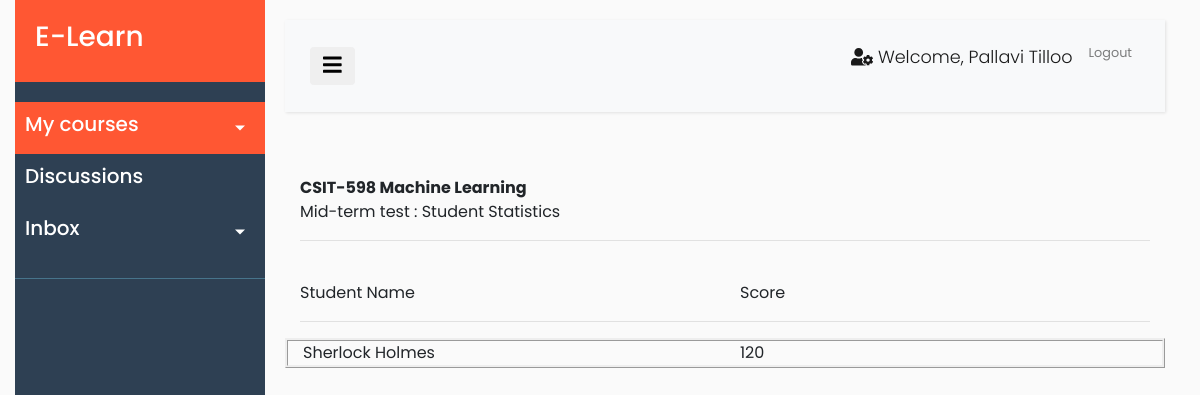
The page /studentstats/33 (signed in) on the database its author committed.
### ELearn/models.py (models this page shows, shortened)
class Assessment(models.Model):
    assess_id = models.AutoField(primary_key=True)
    assess_name = models.CharField("Assessment Name", max_length=255, blank=False, null=False)
    assess_points = models.IntegerField("Assessment Points", blank=False, null=False, default=100)
    assess_time_limit = models.IntegerField("Time limit (mins.)", default=120, blank=False)
    course = models.ForeignKey(Course, on_delete=models.CASCADE)
    module = models.CharField("Module ID", max_length=255)
    is_published = models.BooleanField("Published", default=False)

class Course(models.Model):
    course_id = models.CharField("Course ID", max_length=255, blank=False, null=False, unique=True)
    course_name = models.CharField("Course Name", max_length=255, blank=False, null=False, unique=True)
    course_desc = models.TextField("Course Description", blank=True)
    instructor = models.ForeignKey(User, db_column="user", null=True, on_delete=models.SET_NULL)
    days = models.CharField("Day", max_length=255)
    timing = models.CharField("Timing", max_length=255)
    mode = models.CharField("Instruction Mode", max_length=255)

### ELearn/views.py (the view)
# urls.py: path("studentstats/<str:module_id>", views.view_student_stats, name="studentstats"),
def view_student_stats(request, module_id):
	assessment = Assessment.objects.get(module=module_id)
	assess_attempts = Assessment_Attempt.objects.filter(assessment=assessment.assess_id)
	student_scores = Assessment_Attempt.objects.filter(assessment=assessment.assess_id).values('attempt_user__first_name','attempt_user__last_name', 'attempt_user__username').annotate(Sum('result'))
	return render(request, "ELearn/student_stats.html", {"assessment":assessment, "assess_attempts":assess_attempts, "student_scores":student_scores})

### ELearn/context_processors.py (called while the page is built)
def get_courses(request):
    course_list = []
    if request.user.is_authenticated:
        current_user = request.user
        course_list = Course.objects.filter(instructor=current_user)
    return{
        'CURRENT_USER_COURSES' : course_list,
    }

### ELearn/templates/ELearn/student_stats.html (shortened to what this page needs)
{% extends "ELearn/layout.html" %}
{% block content %}
{% load static %}
<div class="container">
    <div class="row">
        <div class="col">
            <strong>{{ assessment.course.course_id }} {{ assessment.course.course_name }}</strong>
        </div>
    </div>
    <div class="row">
        <div class="col">
            {{ assessment.assess_name }} : Student Statistics
        </div>
    </div>
    <hr/>
    <br/>
    <div class="row">
        <div class="col-6">
            Student Name
        </div>
        <div class="col-6">
            Score
        </div>
    </div>
    <hr/>
    {% for entry in student_scores %}
    <div class="row" style="border-style:ridge">
        <div class="col-6" style="border: brown;">
            <a href="#">{{ entry.attempt_user__first_name }} {{ entry.attempt_user__last_name }}</a>
        </div>
        <div class="col-6" style="border: brown;">
            {{ entry.result__sum }}
        </div>
    </div>
    {% endfor %}
</div>
{% endblock %}

### ELearn/templates/ELearn/layout.html (shortened to what this page needs)
<!DOCTYPE html>
<html>
<head>
    {% load static %}
    <link rel="stylesheet" href="https://stackpath.bootstrapcdn.com/bootstrap/4.1.0/css/bootstrap.min.css">
    <link rel="stylesheet" type="text/css" href="{% static 'ELearn/ELearn_Styles.css' %}">
</head>
<body>
    {% if user.is_authenticated %}
    <div class="container-fluid">
        <div class="wrapper">
            <nav id="sidebar">
                <div class="sidebar-header">
                    <a href="{% url 'home' %}">
                        <h3>E-Learn</h3>
                    </a>
                </div>
                <ul class="list-unstyled components">
                    <li class="active">
                        <a href="#homeSubmenu" data-toggle="collapse" aria-expanded="false" class="dropdown-toggle" title="Courses">
                            <div id="sidebar-components">
                                <h5>My courses</h5>
                            </div>
                        </a>
                    </li>
                    <li>
                        <div id="sidebar-components">
                            <a href="#" title="Discussions">
                                <h5>Discussions</h5>
                            </a>
                        </div>
                    </li>
                    <li>
                        <div id="sidebar-components">
                            <a href="#pageSubmenu" data-toggle="collapse" aria-expanded="false" class="dropdown-toggle" title="Inbox">
                                <div id="sidebar-components">
                                    <h5>Inbox</h5>
                                </div>
                            </a>
                        </div>
                    </li>
                </ul>
            </nav>
            <div id="content">
                <nav class="navbar navbar-expand-lg navbar-light bg-light">
                    <div class="container-fluid">
                        <button type="button" id="sidebarCollapse" class="btn">
                            <i class="fas fa-bars fa-lg"></i>
                        </button>
                        <div class="collapse navbar-collapse" id="navbarSupportedContent">
                            <ul class="nav navbar-nav ml-auto">
                                <li class="nav-item active">
                                    <p class="nav-link"><i class='fas fa-user-cog user-icon'></i> Welcome, {{ user.first_name }} {{ user.last_name }}</p>
                                </li>
                                <li class="nav-item active">
                                    <small><a class="nav-link" href="{% url 'logout' %}">Logout</a></small>
                                </li>
                            </ul>
                        </div>
                    </div>
                </nav>
                <br/>
                {% block content %}
                {% endblock %}
            </div>
        </div>
    </div>
    {% else %}
        <meta http-equiv="refresh" content="0; URL='login'" />
    {% endif %}
</body>
</html>

### ELearn/static/ELearn/ELearn_Styles.css (style rules this page uses)
body { font-family: 'Poppins', sans-serif; background: #fafafa; }
p { font-family: 'Poppins', sans-serif; font-size: 1.1em; font-weight: 300; line-height: 1.7em; color: #999; }
a, a:hover, a:focus { color: inherit; text-decoration: none; transition: all 0.3s; }
.navbar { padding: 15px 10px; background: #fff; border: none; border-radius: 0; margin-bottom: 40px; box-shadow: 1px 1px 3px rgba(0, 0, 0, 0.1); }
.wrapper { display: flex; align-items: stretch; }
#sidebar { min-width: 250px; max-width: 250px; background: #2E4053; color: #fff; transition: all 0.3s; }
#sidebar ul li a { text-align: left; }
#sidebar .sidebar-header { padding: 20px; background: #FF5733; }
#sidebar ul.components { padding: 20px 0; border-bottom: 1px solid #47748b; }
#sidebar ul li a { padding: 10px; font-size: 1.1em; display: block; }
#sidebar ul li.active>a, a[aria-expanded="true"] { color: #fff; background: #FF5733; }
a[data-toggle="collapse"] { position: relative; }
.dropdown-toggle::after { display: block; position: absolute; top: 50%; right: 20px; transform: translateY(-50%); }
#content { width: 100%; padding: 20px; min-height: 100vh; transition: all 0.3s; }

### rows shown on the page
Assessment: course.course_id "CSIT-598", course.course_name "Machine Learning", assess_name "Mid-term test"

### other values the page prints
{{ user.first_name }} "Pallavi"
{{ user.last_name }} "Tilloo"
{{ entry.attempt_user__first_name }} "Sherlock"
{{ entry.attempt_user__last_name }} "Holmes"
{{ entry.result__sum }} "120"
